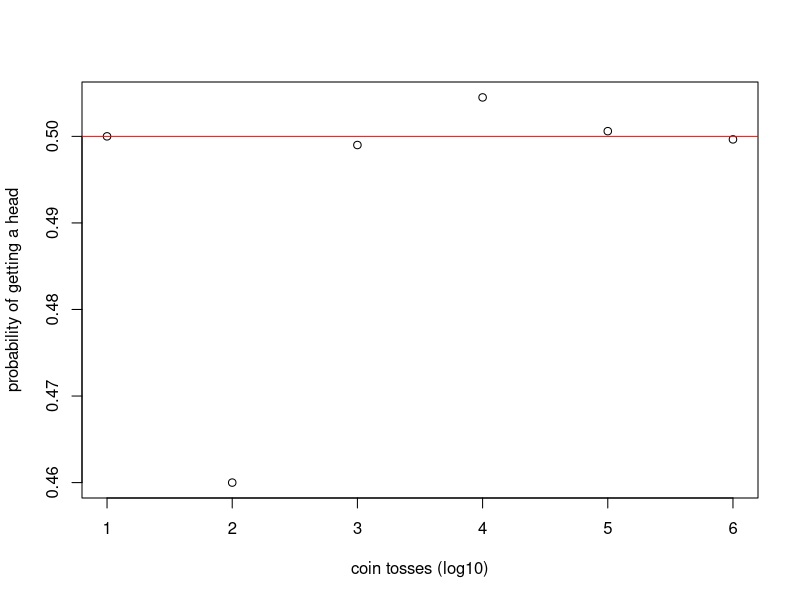
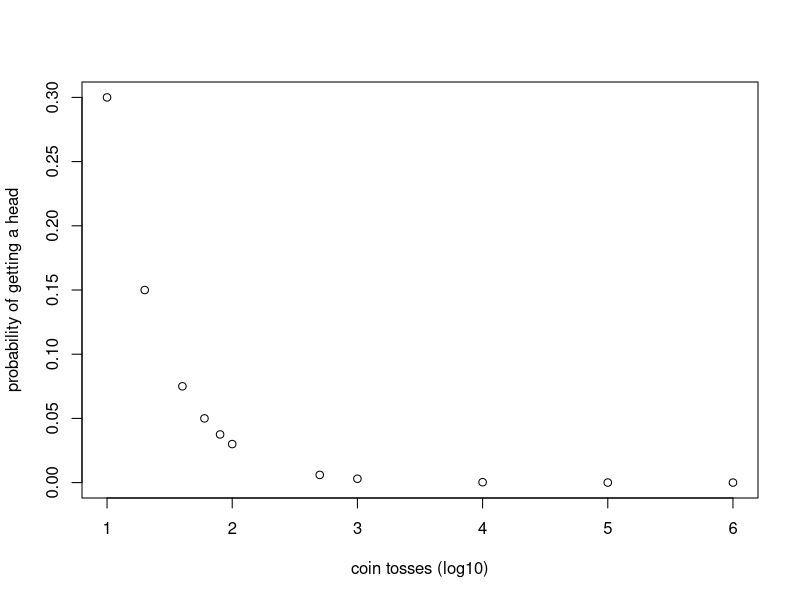

Write the R code that produced these figures, in order.
## ---- chunk 1
n1 <- 10
coin1 <- runif(n1, min = 0, max = 1)>0.5
(p1 <- sum(coin1)/n1)

## ---- chunk 2
n2 <- 100
coin2 <- runif(n2, min = 0, max = 1)>0.5
(p2 <- sum(coin2)/n2)

n3 <- 1000
coin3 <- runif(n3, min = 0, max = 1)>0.5
(p3 <- sum(coin3)/n3)

n4 <- 10000
coin4 <- runif(n4, min = 0, max = 1)>0.5
(p4 <- sum(coin4)/n4)

n5 <- 100000
coin5 <- runif(n5, min = 0, max = 1)>0.5
(p5 <- sum(coin5)/n5)

n6 <- 1000000
coin6 <- runif(n6, min = 0, max = 1)>0.5
(p6 <- sum(coin6)/n6)
## ---- chunk 3
nsample <- c(n1, n2, n3, n4, n5, n6)
psample <- c(p1, p2, p3, p4, p5, p6)
plot(log10(nsample), psample, type = "p", xlab = 'coin tosses (log10)', ylab = 'probability of getting a head')
abline(0.5,0, col = 'red')

## ---- chunk 4
nsample <- c(10, 20, 40, 60,80,100, 500, 1000, 10000, 100000,1000000)
coinsample <- runif(nsample, min = 0, max = 1)>0.7
psample <-sum(coinsample)/nsample
## ---- chunk 5
plot(log10(nsample), psample, type = "p", xlab = 'coin tosses (log10)', ylab = 'probability of getting a head')     
